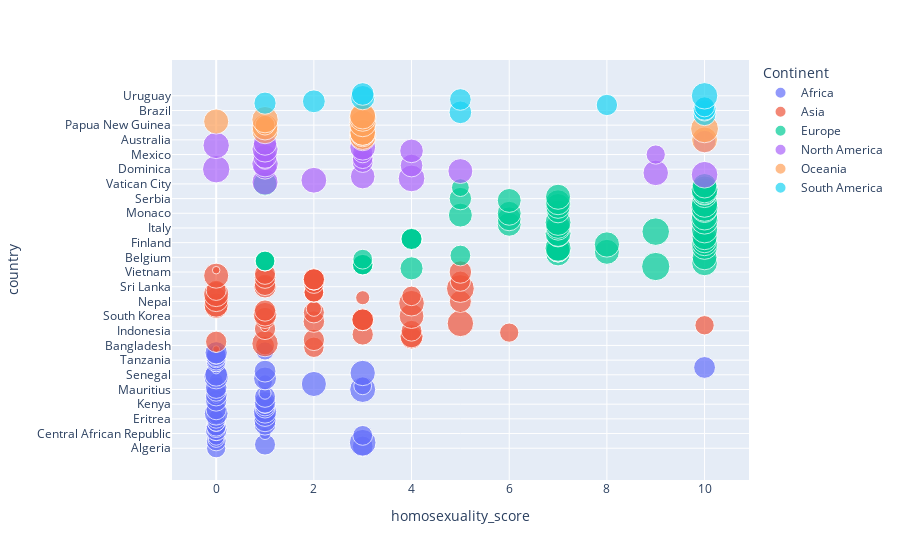

Notebook source saved alongside this figure:
### Markdown cell above
There is no basis to judge, but evidence is clear that people identifying with LGBT identity have different lives across the globe. Those living in Africa are likely not as open as say Europe where higher homosexuality is ubiquitdous. Australia scores 10. How about visualisations.

### Code cell
fig = px.scatter(data, x="homosexuality_score", y="country", color="Continent",
                 size='political_stability_2020', hover_data=['homosexuality_score'])
fig.show()

### Figure 1 — Plotly figure (JSON) as saved in the notebook; plotly's stock layout.template omitted (floating-point values rounded to 4 significant figures)
{"data": [{"hovertemplate": "Continent=Africa<br>homosexuality_score=%{x}<br>country=%{y}<br>political_stability_2020=%{marker.size}<extra></extra>", "legendgroup": "Africa", "marker": {"color": "#636efa", "size": [2.14, 2.48, 2.56, 4.09, 2.276, 1.59, 1.47, 2.276, 0.82, 1.74, 2.71, 2.1, 2.276, 2.68, 1.79, 1.79, 2.81, 2.02, 1.26, 2.92, 3.25, 3.13, 2.36, 2.4, 2.276, 2, 2.67, 2.63, 0.52, 2.54, 2.76, 0.85, 2.25, 3.89, 2.67, 1.84, 3.65, 1.26, 1.14, 3.03, 3.48, 2.98, 3.72, 2.76, 0.48, 2.76, 0.83, 1.24, 2.276, 2.276, 2.08, 2.37, 2.22, 2.87, 1.92], "sizemode": "area", "sizeref": 0.01155, "symbol": "circle"}, "mode": "markers", "name": "Africa", "orientation": "h", "showlegend": true, "type": "scatter", "x": [0, 3, 1, 3, 0, 0, 0, 3, 1, 0, 0, 0, 0, 1, 0, 0, 1, 0, 0, 1, 0, 1, 0, 1, 1, 1, 1, 0, 0, 1, 0, 1, 0, 3, 0, 3, 2, 1, 0, 1, 0, 0, 3, 1, 0, 10, 0, 0, 0, 0, 0, 0, 0, 0, 1], "xaxis": "x", "y": ["Algeria", "Angola", "Benin", "Botswana", "Burkina", "Burundi", "Cameroon", "Cape Verde", "Central African Republic", "Chad", "Comoros", "Congo", "Congo, Democratic Republic of", "Djibouti", "Egypt", "Egypt", "Equatorial Guinea", "Eritrea", "Ethiopia", "Gabon", "Gambia", "Ghana", "Guinea", "Guinea-Bissau", "Ivory Coast", "Kenya", "Lesotho", "Liberia", "Libya", "Madagascar", "Malawi", "Mali", "Mauritania", "Mauritius", "Morocco", "Mozambique", "Namibia", "Niger", "Nigeria", "Rwanda", "Sao Tome and Principe", "Senegal", "Seychelles", "Sierra Leone", "Somalia", "South Africa", "South Sudan", "Sudan", "Swaziland", "Tanzania", "Togo", "Tunisia", "Uganda", "Zambia", "Zimbabwe"], "yaxis": "y"}, {"hovertemplate": "Continent=Asia<br>homosexuality_score=%{x}<br>country=%{y}<br>political_stability_2020=%{marker.size}<extra></extra>", "legendgroup": "Asia", "marker": {"color": "#EF553B", "size": [0.27, 2.41, 2.08, 4.02, 2.62, 2.62, 2.76, 3.09, 2.62, 2.14, 2.5, 2.62, 0.47, 2.17, 4.04, 2.68, 2.74, 2.74, 2.74, 2.74, 2.6, 3.56, 3.24, 2.57, 2.62, 1.35, 3.12, 3.41, 3.79, 2.8, 3.37, 1.15, 2.21, 3.67, 2.27, 2.27, 2.27, 2.34, 4.47, 2.95, 2.62, 2.48, 2.38, 2.62, 2.62, 2.62, 2.62, 2.71, 3.63, 2.56, 2.93, 0.33], "sizemode": "area", "sizeref": 0.01155, "symbol": "circle"}, "mode": "markers", "name": "Asia", "orientation": "h", "showlegend": true, "type": "scatter", "x": [0, 2, 1, 1, 0, 2, 4, 4, 3, 6, 4, 1, 1, 10, 5, 2, 3, 3, 3, 3, 1, 4, 1, 2, 1, 2, 0, 0, 4, 5, 0, 3, 4, 0, 2, 2, 2, 0, 5, 1, 1, 2, 5, 2, 2, 2, 2, 1, 0, 1, 5, 0], "xaxis": "x", "y": ["Afghanistan", "Bahrain", "Bangladesh", "Bhutan", "Brunei", "Burma (Myanmar)", "Cambodia", "China", "East Timor", "India", "Indonesia", "Iran", "Iraq", "Israel", "Japan", "Jordan", "Kazakhstan", "Kazakhstan", "Kazakhstan", "Kazakhstan", "North Korea", "South Korea", "Kuwait", "Kyrgyzstan", "Laos", "Lebanon", "Malaysia", "Maldives", "Mongolia", "Nepal", "Oman", "Pakistan", "Philippines", "Qatar", "Russia", "Russia", "Russia", "Saudi Arabia", "Singapore", "Sri Lanka", "Syria", "Tajikistan", "Thailand", "Turkey", "Turkey", "Turkey", "Turkey", "Turkmenistan", "United Arab Emirates", "Uzbekistan", "Vietnam", "Yemen"], "yaxis": "y"}, {"hovertemplate": "Continent=Europe<br>homosexuality_score=%{x}<br>country=%{y}<br>political_stability_2020=%{marker.size}<extra></extra>", "legendgroup": "Europe", "marker": {"color": "#00cc96", "size": [3.08, 4.62, 2.43, 2.43, 2.43, 2.43, 3.85, 2.27, 2.27, 2.27, 2.27, 2.27, 3.59, 2.49, 3.47, 3.61, 3.29, 3.29, 3.29, 3.29, 3.92, 3.94, 3.71, 3.94, 3.31, 2.57, 2.57, 2.57, 2.57, 3.67, 3.13, 3.86, 4.39, 3.98, 3.44, 3.46, 3.311, 3.87, 4.23, 3.311, 3.95, 3.311, 3.311, 3, 3.85, 4.25, 3.57, 4.03, 3.59, 3.311, 2.91, 3.64, 3.71, 3.4, 4.02, 4.19, 1.84, 3.47, 3.311], "sizemode": "area", "sizeref": 0.01155, "symbol": "circle"}, "mode": "markers", "name": "Europe", "orientation": "h", "showlegend": true, "type": "scatter", "x": [4, 9, 3, 3, 3, 3, 10, 1, 1, 1, 1, 3, 10, 5, 7, 8, 7, 7, 7, 7, 7, 10, 8, 10, 10, 4, 4, 4, 4, 10, 7, 7, 9, 10, 7, 7, 6, 7, 10, 6, 10, 5, 6, 7, 10, 10, 7, 10, 7, 6, 5, 7, 10, 10, 10, 10, 5, 10, 1], "xaxis": "x", "y": ["Albania", "Andorra", "Armenia", "Armenia", "Armenia", "Armenia", "Austria", "Azerbaijan", "Azerbaijan", "Azerbaijan", "Azerbaijan", "Belarus", "Belgium", "Bosnia and Herzegovina", "Bulgaria", "Croatia", "Cyprus", "Cyprus", "Cyprus", "Cyprus", "Czech Republic", "Denmark", "Estonia", "Finland", "France", "Georgia", "Georgia", "Georgia", "Georgia", "Germany", "Greece", "Hungary", "Iceland", "Ireland", "Italy", "Latvia", "Liechtenstein", "Lithuania", "Luxembourg", "Macedonia", "Malta", "Moldova", "Monaco", "Montenegro", "Netherlands", "Norway", "Poland", "Portugal", "Romania", "San Marino", "Serbia", "Slovakia", "Slovenia", "Spain", "Sweden", "Switzerland", "Ukraine", "United Kingdom", "Vatican City"], "yaxis": "y"}, {"hovertemplate": "Continent=North America<br>homosexuality_score=%{x}<br>country=%{y}<br>political_stability_2020=%{marker.size}<extra></extra>", "legendgroup": "North America", "marker": {"color": "#ab63fa", "size": [3.93, 3.85, 4.13, 3.51, 4.11, 3.76, 3.6, 4.35, 3.17, 2.98, 4.03, 2.57, 1.96, 2.46, 3.27, 2.15, 2.35, 3.23, 3.93, 3.87, 4.03, 3.18, 2.98], "sizemode": "area", "sizeref": 0.01155, "symbol": "circle"}, "mode": "markers", "name": "North America", "orientation": "h", "showlegend": true, "type": "scatter", "x": [1, 2, 4, 3, 10, 9, 5, 0, 1, 4, 1, 3, 1, 3, 1, 9, 3, 4, 1, 3, 0, 1, 10], "xaxis": "x", "y": ["Antigua and Barbuda", "Bahamas", "Barbados", "Belize", "Canada", "Costa Rica", "Cuba", "Dominica", "Dominican Republic", "El Salvador", "Grenada", "Guatemala", "Haiti", "Honduras", "Jamaica", "Mexico", "Nicaragua", "Panama", "Saint Kitts and Nevis", "Saint Lucia", "Saint Vincent and the Grenadines", "Trinidad and Tobago", "United States"], "yaxis": "y"}, {"hovertemplate": "Continent=Oceania<br>homosexuality_score=%{x}<br>country=%{y}<br>political_stability_2020=%{marker.size}<extra></extra>", "legendgroup": "Oceania", "marker": {"color": "#FFA15A", "size": [3.85, 3.75, 4.08, 3.59, 3.827, 3.827, 3.94, 4.49, 3.89, 2.26, 4.16, 3.64, 4.02, 4.18, 3.9], "sizemode": "area", "sizeref": 0.01155, "symbol": "circle"}, "mode": "markers", "name": "Oceania", "orientation": "h", "showlegend": true, "type": "scatter", "x": [10, 3, 3, 3, 3, 3, 1, 10, 1, 1, 3, 0, 1, 3, 3], "xaxis": "x", "y": ["Australia", "Fiji", "Kiribati", "Marshall Islands", "Micronesia", "Micronesia", "Nauru", "New Zealand", "Palau", "Papua New Guinea", "Samoa", "Solomon Islands", "Tonga", "Tuvalu", "Vanuatu"], "yaxis": "y"}, {"hovertemplate": "Continent=South America<br>homosexuality_score=%{x}<br>country=%{y}<br>political_stability_2020=%{marker.size}<extra></extra>", "legendgroup": "South America", "marker": {"color": "#19d3f3", "size": [3.04, 2.971, 2.58, 3.07, 2.33, 2.64, 2.85, 3.02, 2.71, 3.42, 4.05, 2.971], "sizemode": "area", "sizeref": 0.01155, "symbol": "circle"}, "mode": "markers", "name": "South America", "orientation": "h", "showlegend": true, "type": "scatter", "x": [10, 5, 10, 10, 10, 8, 1, 2, 5, 3, 10, 3], "xaxis": "x", "y": ["Argentina", "Bolivia", "Brazil", "Chile", "Colombia", "Ecuador", "Guyana", "Paraguay", "Peru", "Suriname", "Uruguay", "Venezuela"], "yaxis": "y"}], "layout": {"legend": {"itemsizing": "constant", "title": {"text": "Continent"}, "tracegroupgap": 0}, "margin": {"t": 60}, "xaxis": {"anchor": "y", "domain": [0, 1], "title": {"text": "homosexuality_score"}}, "yaxis": {"anchor": "x", "domain": [0, 1], "title": {"text": "country"}}}}
